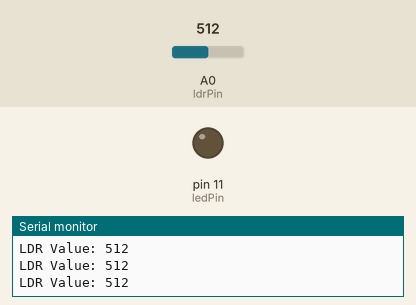
The sketch below on a simulated Arduino Uno, built with avr-gcc and run on an emulated ATmega328P. On the bench: output pins drawn as LEDs (lit = HIGH), the last lines printed to the serial monitor. The inputs (shaded band) are chosen by the test bench; at power-on: A0 (ldrPin) = 512.

Above: at 1.2 s.
1.3 s: A0 (ldrPin) set to 636
2.8 s: A0 (ldrPin) set to 660
At 3.7 s:
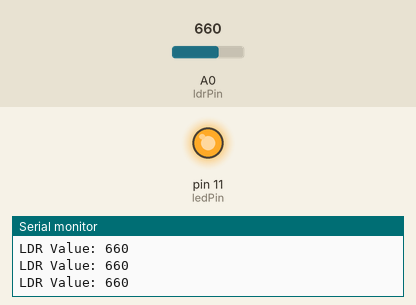
4.3 s: A0 (ldrPin) set to 832
5.8 s: A0 (ldrPin) set to 863
At 6.4 s:
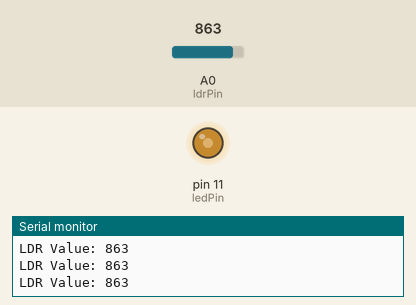
7.3 s: A0 (ldrPin) set to 840
At 7.7 s:
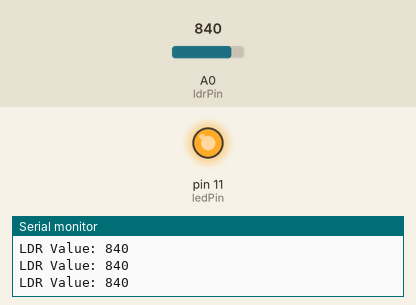
8.8 s: A0 (ldrPin) set to 860
At 9.1 s:
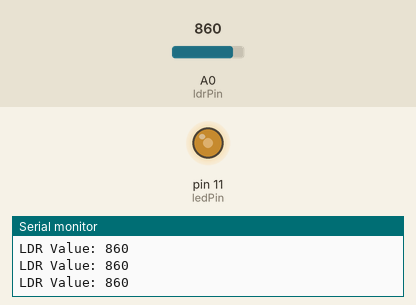
Timing chart, 0 to 11.3 s (numbered marks = the images above; inputs shaded):
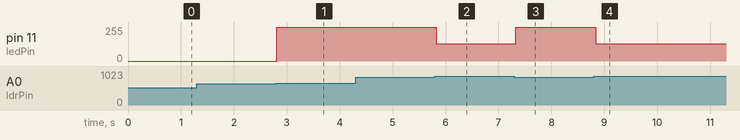

Measured:
- the behaviour switches between 649 and 650 on A0 (ldrPin) (found by bisection; images 0 and 1)
- the behaviour switches between 849 and 850 on A0 (ldrPin) (found by bisection; images 1 and 2)
- after the input at 2.8 s, pin 11 (ledPin): 0/255 → 255/255 at once
- after the input at 5.8 s, pin 11 (ledPin): 255/255 → 128/255 at once
- after the input at 7.3 s, pin 11 (ledPin): 128/255 → 255/255 at once
- after the input at 8.8 s, pin 11 (ledPin): 255/255 → 128/255 at once

The sketch:

Sensor_AutoNightLight_LDR.ino
```cpp
int ldrPin = A0;
int ledPin = 11;

void setup() {
  pinMode(ledPin, OUTPUT);
  Serial.begin(9600);
}

void loop() {

  int ldrValue = analogRead(ldrPin);

  Serial.print("LDR Value: ");
  Serial.println(ldrValue);

  if (ldrValue >= 650 && ldrValue < 850) {
    analogWrite(ledPin, 255);   // Full Brightness
  }
  else if (ldrValue >= 850 && ldrValue < 980) {
    analogWrite(ledPin, 128);   // Medium Brightness
  }
  else if (ldrValue >= 980) {
    analogWrite(ledPin, 0);     // OFF
  }

  delay(100);
}
```
